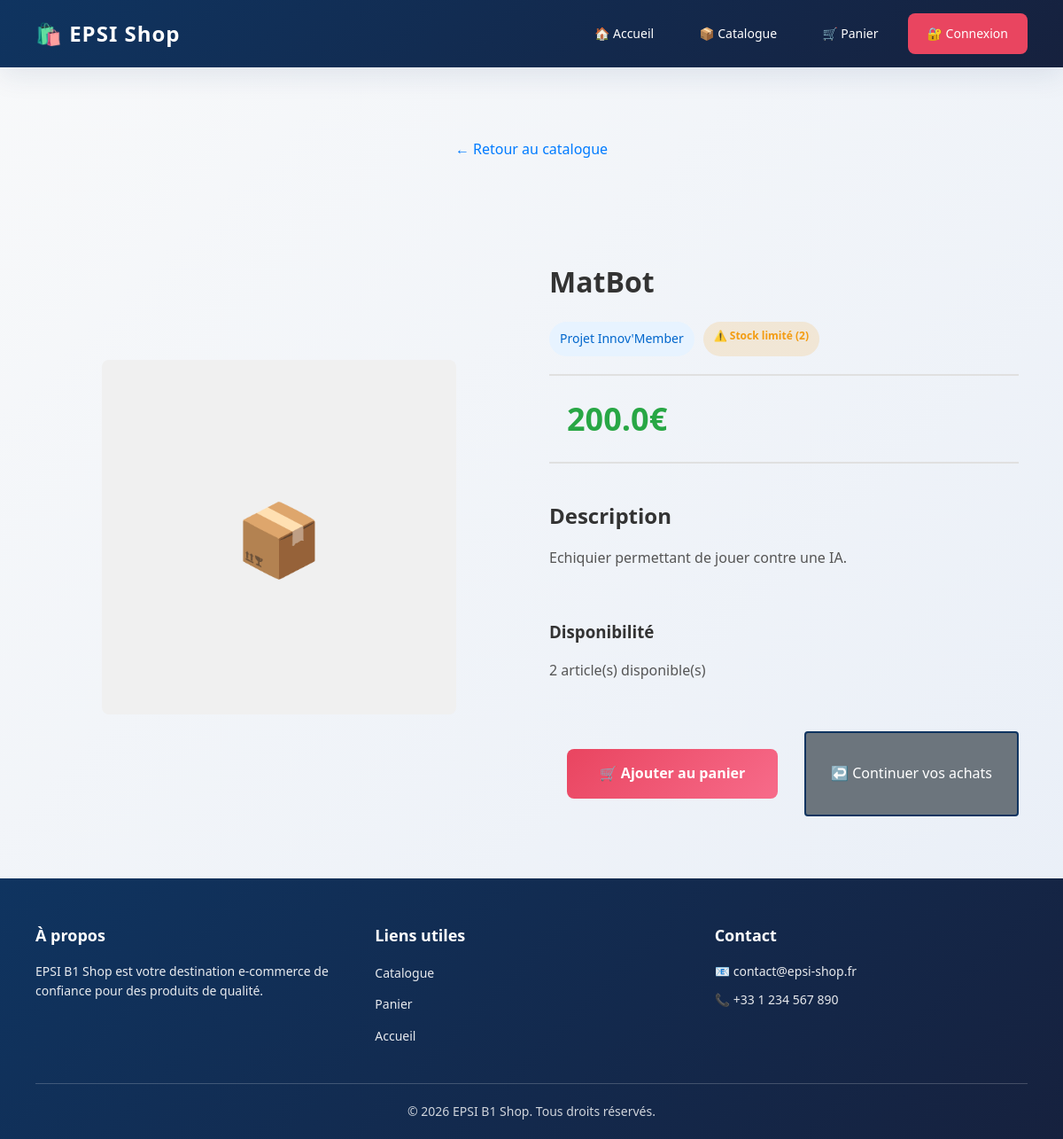
The app's page /produit/1 with its own data.
### tables this page shows
CREATE TABLE produits (
                id INTEGER PRIMARY KEY AUTOINCREMENT,
                nom TEXT NOT NULL,
                prix REAL NOT NULL,
                description TEXT,
                categorie TEXT,
                stock INTEGER DEFAULT 10
            );

### app.py (the view)
@app.route('/produit/<int:produit_id>')
def produit(produit_id):
    produit = db.get_produit(produit_id)
    if not produit:
        return redirect('/catalogue')
    return render_template('produit.html', produit=produit)

### database.py (called while the page is built)
    def get_connexion(self):
        conn = sqlite3.connect(self.dbname, timeout=10)
        conn.row_factory = sqlite3.Row
        conn.execute('PRAGMA journal_mode=WAL')
        return conn

    def get_produit(self, id):
        conn = self.get_connexion()
        try:
            produit = conn.execute('SELECT * FROM produits WHERE id=?', (id,)).fetchone()
        finally:
            conn.close()
        return produit

### templates/produit.html (shortened to what this page needs)
{% extends 'base.html' %}
{% block content %}
<div class="page-header">
    <a href="/catalogue" class="back-link">← Retour au catalogue</a>
</div>
<div class="produit-detail">
    <div class="product-detail-container">
        <div class="product-image">
            <div class="image-placeholder">
                📦
            </div>
        </div>
        <div class="product-details">
            <h1>{{ produit.nom }}</h1>
            <div class="product-meta">
                <span class="categorie-badge">{{ produit.categorie }}</span>
                <span class="stock-badge {% if produit.stock > 10 %}in-stock{% elif produit.stock > 0 %}low-stock{% else %}out-stock{% endif %}">
                    {% if produit.stock > 10 %}
                        ✅ En stock
                    {% elif produit.stock > 0 %}
                        ⚠️ Stock limité ({{ produit.stock }})
                    {% else %}
                        ❌ Rupture de stock
                    {% endif %}
                </span>
            </div>
            <div class="price-section">
                <p class="product-price">{{ produit.prix }}€</p>
            </div>
            <div class="description-section">
                <h2>Description</h2>
                <p>{{ produit.description }}</p>
            </div>
            <div class="stock-section">
                <h3>Disponibilité</h3>
                <p>{{ produit.stock }} article(s) disponible(s)</p>
            </div>
            <div class="action-buttons">
                {% if produit.stock > 0 %}
                    <a href="/ajouter_au_panier/{{ produit.id }}" class="btn-add-cart btn-large">
                        🛒 Ajouter au panier
                    </a>
                {% else %}
                    <button class="btn-add-cart btn-large" disabled>
                        ❌ Rupture de stock
                    </button>
                {% endif %}
                <a href="/catalogue" class="btn-secondary">
                    ↩️ Continuer vos achats
                </a>
            </div>
        </div>
    </div>
</div>
{% endblock %}

### static/style.css (style rules this page uses)
:root { --text: #1a1a2e; --background: #f8f9fa; --primary: #0f3460; --secondary: #16213e; --accent: #e94560; --accent-light: #f76b8a; --success: #2ecc71; --warning: #f39c12; --danger: #e74c3c; --shadow: 0 8px 32px rgba(15, 52, 96, 0.1); --shadow-hover: 0 12px 48px rgba(15, 52, 96, 0.2); --transition: all 0.3s cubic-bezier(0.4, 0, 0.2, 1); }
* { box-sizing: border-box; }
html, body { margin: 0; padding: 0; height: 100%; }
body { font-family: 'Segoe UI', Trebuchet MS, sans-serif; background: linear-gradient(135deg, var(--background) 0%, #e8eef7 100%); color: var(--text); line-height: 1.6; min-height: 100vh; display: flex; flex-direction: column; }
.page-header { text-align: center; margin-bottom: 40px; padding: 30px 0; }
.stock-badge { font-size: 12px; padding: 6px 12px; border-radius: 20px; font-weight: 600; }
.stock-badge.low-stock { background: rgba(243, 156, 18, 0.15); color: var(--warning); }
.product-price { padding: 0 20px; font-size: 24px; color: var(--accent); font-weight: 700; margin: 0; }
.btn-add-cart { margin: 20px; padding: 12px 20px; background: linear-gradient(135deg, var(--accent) 0%, var(--accent-light) 100%); color: white; border: none; border-radius: 8px; cursor: pointer; font-weight: 600; text-decoration: none; display: inline-block; transition: var(--transition); text-align: center; }
.action-buttons { display: flex; gap: 15px; justify-content: center; }
.btn-primary, .btn-secondary { padding: 14px 30px; border-radius: 8px; text-decoration: none; font-weight: 600; transition: var(--transition); display: inline-block; }
.btn-secondary { background: white; color: var(--primary); border: 2px solid var(--primary); }
.order-total, .product-price { color: var(--accent); font-weight: 600; }

### templates/produit.html (style rules this page uses)
.back-link { display: inline-block; margin-bottom: 20px; color: #007bff; text-decoration: none; font-weight: 500; }
.product-detail-container { display: flex; gap: 40px; max-width: 1200px; margin: 0 auto; padding: 20px; }
.product-image { flex: 1; display: flex; align-items: center; justify-content: center; }
.image-placeholder { width: 100%; max-width: 400px; aspect-ratio: 1; background-color: #f0f0f0; border-radius: 8px; display: flex; align-items: center; justify-content: center; font-size: 80px; }
.product-details { flex: 1; display: flex; flex-direction: column; gap: 20px; }
.product-details h1 { font-size: 32px; color: #333; margin: 0; }
.product-meta { display: flex; gap: 10px; flex-wrap: wrap; }
.categorie-badge { display: inline-block; background-color: #e7f3ff; color: #0066cc; padding: 8px 12px; border-radius: 20px; font-size: 14px; font-weight: 500; }
.price-section { border-top: 2px solid #e0e0e0; border-bottom: 2px solid #e0e0e0; padding: 20px 0; }
.product-price { font-size: 36px; font-weight: bold; color: #28a745; margin: 0; }
.description-section, .stock-section { line-height: 1.6; color: #555; }
.description-section h2, .stock-section h3 { color: #333; margin-bottom: 10px; }
.action-buttons { display: flex; gap: 10px; margin-top: 20px; }
.btn-large { flex: 1; padding: 15px 20px; font-size: 16px; min-height: 50px; }
.btn-secondary { flex: 1; display: flex; align-items: center; justify-content: center; padding: 15px 20px; background-color: #6c757d; color: white; text-decoration: none; border-radius: 4px; font-weight: 500; transition: background-color 0.3s; }

### records on screen
produits: nom "MatBot", categorie "Projet Innov'Member", stock "2", prix "200.0", description "Echiquier permettant de jouer contre une IA."
